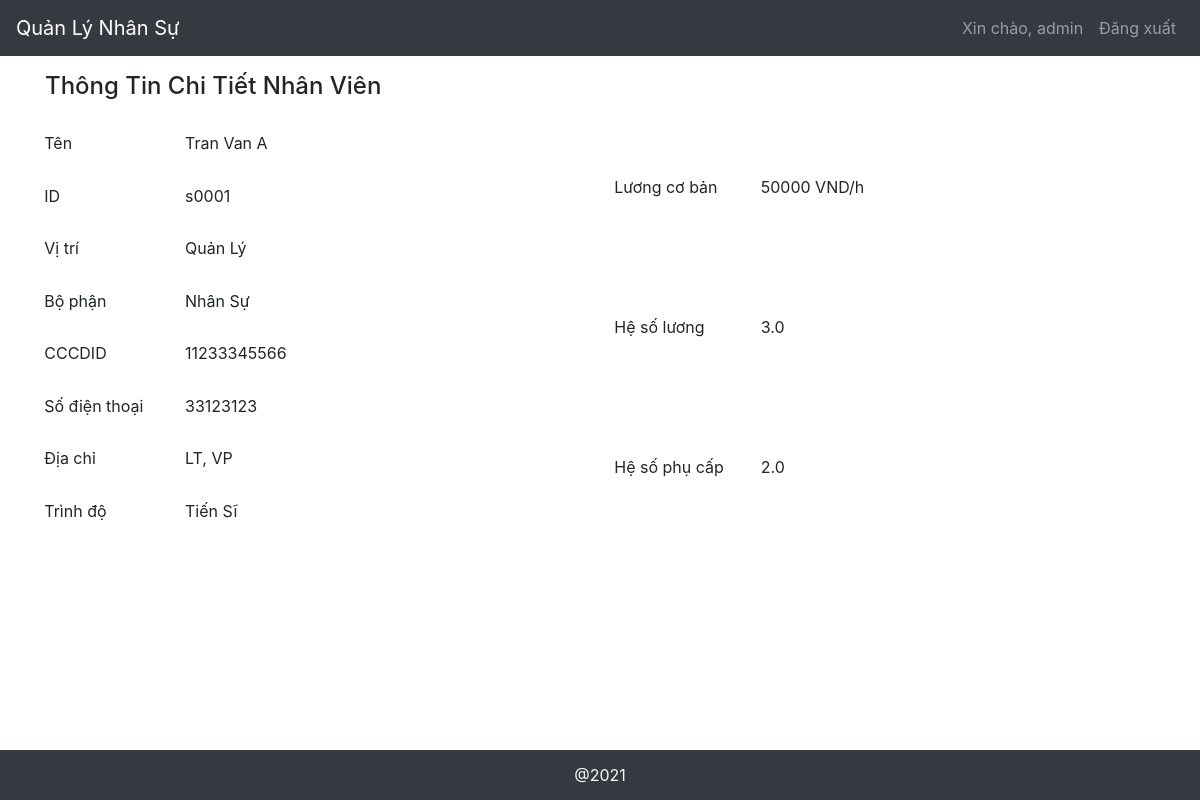
Screenshot of /profile_management/11/staff_detail (signed in) with the database file from the repository.
### core/models.py (models this page shows, shortened)
class Staff(models.Model):
  staff_id = models.CharField(max_length=5, unique=True)
  staff_name = models.CharField(max_length=50)
  role = models.IntegerField(choices=ROLE_CHOICES, default=2)
  phone = models.CharField(max_length=20)
  card_id = models.CharField(max_length=20, unique=True)
  address = models.CharField(max_length=200)
  department = models.CharField(choices=DEPARTMENT_CHOICES, max_length=1)
  qualification = models.CharField(choices=QUALIFICATION_CHOICES,max_length=2, null=True, blank=True)

class StaffSalaryBase(models.Model):
  staff = models.OneToOneField(Staff, related_name='salaryBase', on_delete=models.CASCADE)
  basic_salary = models.IntegerField()
  salary_coefficient = models.FloatField()
  allowances_coefficient = models.FloatField()

### core/views.py (the view)
# urls.py: path('profile_management/<int:pk>/staff_detail', views.staff_detail, name='staff_detail'),
@login_required
def staff_detail(request, pk):
  staff = Staff.objects.get(pk=pk)
  context = {
    "staff": staff,
  }
  return render(request, "staff_detail.html", context)

### templates/staff_detail.html (shortened to what this page needs)
{% extends "base.html" %}
{% block content %}
<h4 class="my-3">Thông Tin Chi Tiết Nhân Viên</h4>
<div class="row">
  <table class="col-3">
    <tr>
      <td>Tên</td>
      <td>{{ staff.staff_name }}</td>
    </tr>
    <tr>
      <td>ID</td>
      <td>{{ staff.staff_id }}</td>
    </tr>
    <tr>
      <td>Vị trí</td>
      <td>{{ staff.get_role_display }}</td>
    </tr>
    <tr>
      <td>Bộ phận</td>
      <td>{{ staff.get_department_display }}</td>
    </tr>
    <tr>
      <td>CCCDID</td>
      <td>{{ staff.card_id }}</td>
    </tr>
    <tr>
      <td>Số điện thoại</td>
      <td>{{ staff.phone }}</td>
    </tr>
    <tr>
      <td>Địa chỉ</td>
      <td>{{ staff.address }}</td>
    </tr>
    <tr>
      <td>Trình độ</td>
      <td>{{ staff.get_qualification_display }}</td>
    </tr>
  </table>
  <div class="col-3"></div>
  <table class="col-3">
    <tr>
      <td>Lương cơ bản</td>
      <td>{{ staff.salaryBase.basic_salary }} VND/h</td>
    </tr>
    <tr>
      <td>Hệ số lương</td>
      <td>{{ staff.salaryBase.salary_coefficient }}</td>
    </tr>
    <tr>
      <td>Hệ số phụ cấp</td>
      <td>{{ staff.salaryBase.allowances_coefficient }}</td>
    </tr>
  </table>
</div>
{% endblock %}

### templates/base.html (shortened to what this page needs)
<!DOCTYPE html>
<html lang="en">
<head>
  {% load static %}
  <link rel="stylesheet" href="https://stackpath.bootstrapcdn.com/bootstrap/4.4.1/css/bootstrap.min.css">
  <link href="https://stackpath.bootstrapcdn.com/font-awesome/4.7.0/css/font-awesome.min.css" rel="stylesheet">
</head>
<body>
  <header>
    <nav class="navbar navbar-expand-lg navbar-dark bg-dark">
      <a class="navbar-brand" href="{% url 'home' %}">Quản Lý Nhân Sự</a>
      <div class="collapse navbar-collapse" id="navbarNavAltMarkup">
        <div class="navbar-nav ml-auto">
          {% if user.is_anonymous %}
          <a class="nav-item nav-link nav-func" href="{% url 'login' %}">Đăng nhập</a>
          {% else %}
          <a class="nav-item nav-link nav-user">Xin chào, {{ user }}</a>
          <a class="nav-item nav-link nav-func" href="{% url 'logout' %}">Đăng xuất</a>
          {% endif %}
        </div>
      </div>
    </nav>
  </header>
  <main class="container">
    {% block content %}
    {% endblock %}
  </main>
  <footer class="bg-dark text-light">
    <span>@2021</span>
  </footer>
  <link rel="stylesheet" href="https://cdnjs.cloudflare.com/ajax/libs/tempusdominus-bootstrap-4/5.1.2/css/tempusdominus-bootstrap-4.min.css" />
</body>
</html>

### templates/base.html (style rules this page uses)
body { min-height: 100vh; display: flex; flex-direction: column; }
footer { margin-top: auto; display: flex; justify-content: center; align-items: center; height: 50px; }

### templates/staff_detail.html (style rules this page uses)
td { padding: 5%; }

### rows the page displays
Staff: staff_name "Tran Van A", staff_id "s0001", role "Quản Lý", department "Nhân Sự", card_id "11233345566", phone "33123123", address "LT, VP", qualification "Tiến Sĩ", salaryBase.basic_salary "50000", salaryBase.salary_coefficient "3.0", salaryBase.allowances_coefficient "2.0"

### other values shown
{{ user }} "admin"
